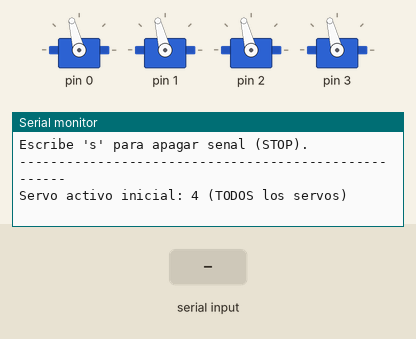
A sketch run on a simulated Arduino Uno, built with avr-gcc and run on an emulated ATmega328P. Parts: 4 × servo, the last lines printed to the serial monitor. Wiring (inferred from the names in the program): PCA9685 PWM driver at I2C address 0x40. The inputs (shaded band) are chosen by the test bench. Servo pulses on a pin are drawn as a servo (544–2400 µs = 0–180°).

Above: at 1.6 s.
1.7 s: "4\n" received over Serial
At 2.7 s:
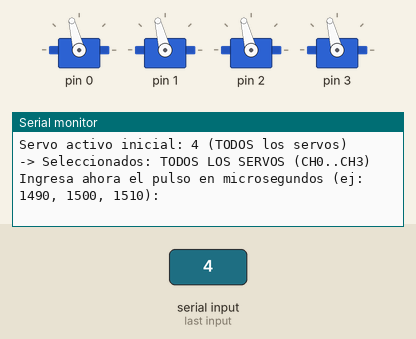
3.2 s: "1 90\n" received over Serial
At 3.9 s:
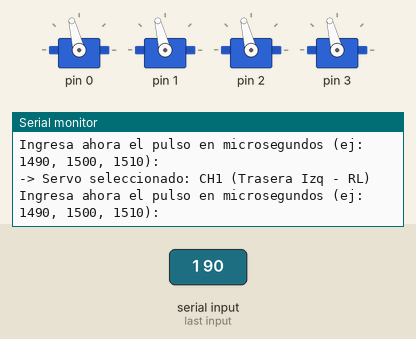
4.7 s: "s90\n" received over Serial
At 5.6 s:
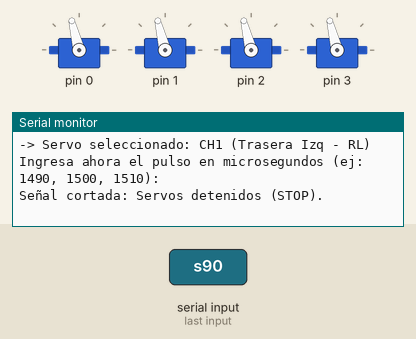

The sketch:

servo_calibration.ino
```cpp
/*
  arduino/servo_calibration/servo_calibration.ino
  Calibrador Simple de Servomotores MG996R mediante Driver PCA9685 (4 Servos)
  UA62 - Avance 2 | Arduino Uno + PCA9685 (0x40)

  Funcionalidades:
    - Serial a 9600 baudios.
    - Ingresa 0, 1, 2 o 3 para elegir qué servo calibrar individualmente.
    - Ingresa 4 para controlar los 4 servos simultáneamente.
    - Ingresa un valor en microsegundos (1000..2000 us) para enviar la señal.
    - También puedes escribir '0 1490' para asignar directamente.
    - Escribe 's' o 'STOP' para cortar la señal PWM (detención física).
*/

#include <Arduino.h>
#include <Wire.h>

// ── Configuración Hardware PCA9685 ──────────────────────────────────────────
constexpr uint8_t PCA9685_ADDR = 0x40;
constexpr uint8_t MODE1         = 0x00;
constexpr uint8_t MODE2         = 0x01;
constexpr uint8_t LED0_ON_L     = 0x06;
constexpr uint8_t PRESCALE_REG  = 0xFE;

// Prescaler 131 calibrado para oscilador real de 27 MHz (50 Hz exactos, 1500 us neutro)
constexpr uint8_t PRESCALE_VAL  = 131;
constexpr uint8_t NUM_SERVOS    = 4;   // Canales 0, 1, 2, 3 (FL, RL, FR, RR)

const char* const NOMBRES_SERVOS[NUM_SERVOS] = {
  "CH0 (Delantera Izq - FL)",
  "CH1 (Trasera Izq - RL)",
  "CH2 (Delantera Der - FR)",
  "CH3 (Trasera Der - RR)"
};

int servoActivo = 4;    // 0=FL, 1=RL, 2=FR, 3=RR, 4=TODOS (por defecto todos)
int pulsoActual = 1500; // Valor inicial (punto de detención neutro)

// Convierte microsegundos a ticks a 50 Hz real
static uint16_t usToTicks(int us) {
  uint16_t ticks = (uint16_t)(((uint32_t)us * 9UL + 22UL) / 44UL);
  if (ticks > 4095) ticks = 4095;
  return ticks;
}

// Envía pulso en microsegundos a un canal específico del PCA9685
static void pcaWriteMicroseconds(uint8_t ch, int us) {
  uint16_t ticks = usToTicks(us);

  Wire.beginTransmission(PCA9685_ADDR);
  Wire.write((uint8_t)(LED0_ON_L + 4 * ch));
  Wire.write((uint8_t)0x00);                  // ON_L
  Wire.write((uint8_t)0x00);                  // ON_H
  Wire.write((uint8_t)(ticks & 0xFF));        // OFF_L
  Wire.write((uint8_t)((ticks >> 8) & 0x0F)); // OFF_H (FULL_OFF = 0)
  Wire.endTransmission();
}

// Envía la señal PWM al servo seleccionado (o a todos si servoActivo == 4)
static void aplicarPulso(int servo, int us) {
  if (servo < NUM_SERVOS) {
    pcaWriteMicroseconds(servo, us);
  } else {
    for (uint8_t ch = 0; ch < NUM_SERVOS; ch++) {
      pcaWriteMicroseconds(ch, us);
    }
  }
}

// Corta la señal PWM en todos los canales (detención física completa)
static void pcaStopAll() {
  Wire.beginTransmission(PCA9685_ADDR);
  Wire.write((uint8_t)0xFA); // ALL_LED_ON_L
  Wire.write((uint8_t)0x00);
  Wire.write((uint8_t)0x00);
  Wire.write((uint8_t)0x00);
  Wire.write((uint8_t)0x10); // ALL_LED_OFF_H = FULL_OFF
  Wire.endTransmission();
}

// Inicialización limpia del PCA9685
static void pcaInit() {
  Wire.begin();
  Wire.setClock(100000L); // 100 kHz estándar
  delay(20);

  // 1. Reset
  Wire.beginTransmission(PCA9685_ADDR); Wire.write(MODE1); Wire.write(0x00); Wire.endTransmission(); delay(10);
  // 2. Dormir para poder escribir el PRE_SCALE (espera requerida de 10ms)
  Wire.beginTransmission(PCA9685_ADDR); Wire.write(MODE1); Wire.write(0x10); Wire.endTransmission(); delay(10);
  // 3. Escribir prescaler calibrado
  Wire.beginTransmission(PCA9685_ADDR); Wire.write(PRESCALE_REG); Wire.write(PRESCALE_VAL); Wire.endTransmission(); delay(2);
  // 4. Despertar con Auto-Increment
  Wire.beginTransmission(PCA9685_ADDR); Wire.write(MODE1); Wire.write(0x20); Wire.endTransmission(); delay(5);
  // 5. Configurar salida en Totem-Pole
  Wire.beginTransmission(PCA9685_ADDR); Wire.write(MODE2); Wire.write(0x04); Wire.endTransmission(); delay(5);
}

static void imprimirEnvio(int servo, int us) {
  Serial.print("Señal enviada a ");
  if (servo == 4) {
    Serial.print("TODOS los servos (CH0..CH3): ");
  } else {
    Serial.print(NOMBRES_SERVOS[servo]);
    Serial.print(": ");
  }
  Serial.print(us);
  Serial.println(" us");
}

void setup() {
  Serial.begin(9600);
  pcaInit();

  // Enviar señal inicial de 1500 us a los 4 servomotores
  aplicarPulso(servoActivo, pulsoActual);

  Serial.println("--- Calibrador de Servo Continuo MG996R (PCA9685) ---");
  Serial.println("Selecciona que servo calibrar:");
  Serial.println("  0 : CH0 (Delantera Izq - FL)");
  Serial.println("  1 : CH1 (Trasera Izq - RL)");
  Serial.println("  2 : CH2 (Delantera Der - FR)");
  Serial.println("  3 : CH3 (Trasera Der - RR)");
  Serial.println("  4 : TODOS los servos a la vez");
  Serial.println("Luego ingresa el pulso en microsegundos (1000 a 2000).");
  Serial.println("Escribe 's' para apagar senal (STOP).");
  Serial.println("-----------------------------------------------------");
  Serial.println("Servo activo inicial: 4 (TODOS los servos)");
}

void loop() {
  if (Serial.available() > 0) {
    // Si escribe 's', 'S' o 'x' corta la señal inmediatamente
    char c = Serial.peek();
    if (c == 's' || c == 'S' || c == 'x' || c == 'X') {
      while (Serial.available() > 0) Serial.read();
      pcaStopAll();
      Serial.println("Señal cortada: Servos detenidos (STOP).");
      return;
    }

    int val1 = Serial.parseInt();

    // Comprobar si viene un segundo número en la misma línea (ej: "0 1490")
    int val2 = -1;
    while (Serial.peek() == ' ') Serial.read();
    if (Serial.peek() >= '0' && Serial.peek() <= '9') {
      val2 = Serial.parseInt();
    }
    while (Serial.available() > 0) Serial.read();

    // Caso A: Ingreso combinado "servo pulso" (ej: "0 1490", "2 1510")
    if (val1 >= 0 && val1 <= 4 && val2 >= 1000 && val2 <= 2000) {
      servoActivo = val1;
      pulsoActual = val2;
      aplicarPulso(servoActivo, pulsoActual);
      imprimirEnvio(servoActivo, pulsoActual);
      return;
    }

    // Caso B: Selección de qué servo controlar (0..3 individual, 4 todos)
    if (val1 >= 0 && val1 <= 3) {
      servoActivo = val1;
      Serial.print("-> Servo seleccionado: ");
      Serial.println(NOMBRES_SERVOS[servoActivo]);
      Serial.println("Ingresa ahora el pulso en microsegundos (ej: 1490, 1500, 1510):");
    } else if (val1 == 4) {
      servoActivo = 4;
      Serial.println("-> Seleccionados: TODOS LOS SERVOS (CH0..CH3)");
      Serial.println("Ingresa ahora el pulso en microsegundos (ej: 1490, 1500, 1510):");
    }
    // Caso C: Pulso directo en microsegundos (1000..2000 us) al servo activo
    else if (val1 >= 1000 && val1 <= 2000) {
      pulsoActual = val1;
      aplicarPulso(servoActivo, pulsoActual);
      imprimirEnvio(servoActivo, pulsoActual);
    }
  }
}
```

Measured:
- after the input at 1.7 s, the serial monitor: prints a new line at once (image 1)
- after the input at 3.2 s, the serial monitor: prints a new line at once (image 2)
- after the input at 4.7 s, the serial monitor: prints a new line at once (image 3)
